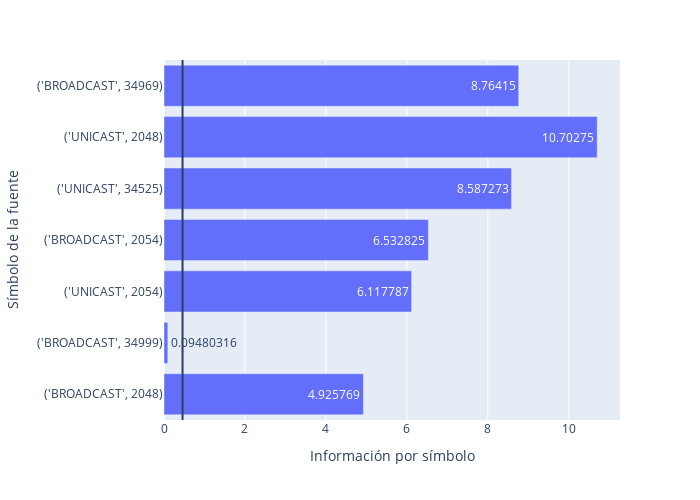

The notebook cell saved with this chart:
### Code cell
#Hago el gráfico
  
fig = px.bar(
    y= list(reversed(nombresDeSimbolos)), 
    x= informacionPorSimbolo,
    labels={
            "y": "Símbolo de la fuente",
            "x": "Información por símbolo",
                    },
    height= 500,
    width= 700,
    text_auto=True,
    orientation='h')
fig.add_vline(x=entropia)
fig.show()

### Figure 1 — Plotly figure (JSON) as saved in the notebook; plotly's stock layout.template omitted (floating-point values rounded to 4 significant figures)
{"data": [{"alignmentgroup": "True", "hovertemplate": "Información por símbolo=%{x}<br>Símbolo de la fuente=%{y}<extra></extra>", "legendgroup": "", "marker": {"color": "#636efa", "pattern": {"shape": ""}}, "name": "", "offsetgroup": "", "orientation": "h", "showlegend": false, "textposition": "auto", "texttemplate": "%{x}", "type": "bar", "x": [4.926, 0.0948, 6.118, 6.533, 8.587, 10.7, 8.764], "xaxis": "x", "y": ["('BROADCAST', 2048)", "('BROADCAST', 34999)", "('UNICAST', 2054)", "('BROADCAST', 2054)", "('UNICAST', 34525)", "('UNICAST', 2048)", "('BROADCAST', 34969)"], "yaxis": "y"}], "layout": {"barmode": "relative", "height": 500, "legend": {"tracegroupgap": 0}, "margin": {"t": 60}, "shapes": [{"type": "line", "x0": 0.4584, "x1": 0.4584, "xref": "x", "y0": 0, "y1": 1, "yref": "y domain"}], "width": 700, "xaxis": {"anchor": "y", "domain": [0, 1], "title": {"text": "Información por símbolo"}}, "yaxis": {"anchor": "x", "domain": [0, 1], "title": {"text": "Símbolo de la fuente"}}}}
